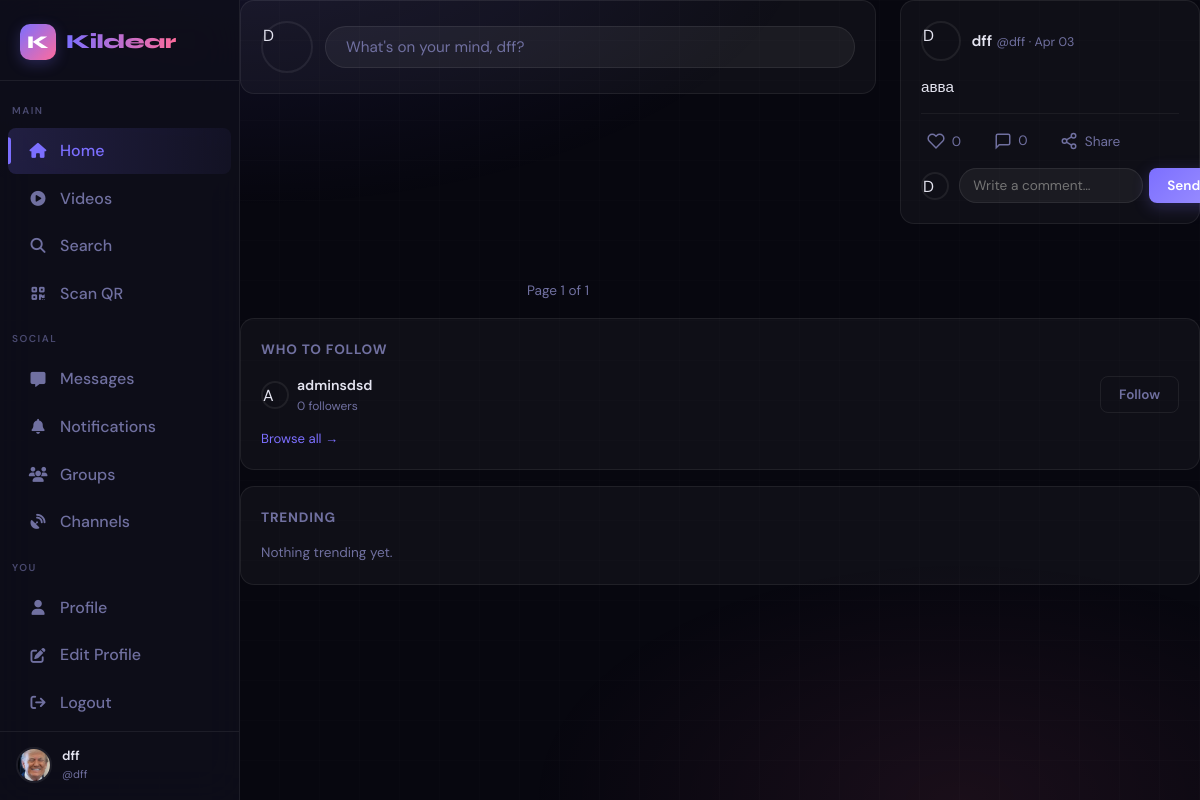
The app's page / (signed in) with its own data.
### app.py (models this page shows, shortened)
class User(UserMixin, db.Model):
    id = db.Column(db.Integer, primary_key=True)
    username = db.Column(db.String(40), unique=True, nullable=False)
    email = db.Column(db.String(120), unique=True, nullable=False)
    password_hash = db.Column(db.String(256), nullable=False)
    display_name = db.Column(db.String(60), default="")
    bio = db.Column(db.String(500), default="")
    preset_avatar = db.Column(db.Integer, default=1)
    preset_cover = db.Column(db.Integer, nullable=True)
    website = db.Column(db.String(200), default="")
    location = db.Column(db.String(100), default="")
    accent_color = db.Column(db.String(7), default="#6c63ff")
    is_private = db.Column(db.Boolean, default=False)
    is_verified = db.Column(db.Boolean, default=False)
    is_banned = db.Column(db.Boolean, default=False)
    is_admin = db.Column(db.Boolean, default=False)
    is_online = db.Column(db.Boolean, default=False)
    last_seen = db.Column(db.DateTime, default=datetime.utcnow)
    created_at = db.Column(db.DateTime, default=datetime.utcnow)
    two_factor_enabled = db.Column(db.Boolean, default=False)
    two_factor_secret = db.Column(db.String(32), nullable=True)
    following = db.relationship(
        "User", secondary=follows,
        primaryjoin=follows.c.follower_id == id,
        secondaryjoin=follows.c.followed_id == id,
        backref=db.backref("followers", lazy="dynamic"),
        lazy="dynamic"
    )
    blocked_users = db.relationship(
        "User", secondary=blocks,
        primaryjoin=blocks.c.blocker_id == id,
        secondaryjoin=blocks.c.blocked_id == id,
        backref=db.backref("blocked_by", lazy="dynamic"),
        lazy="dynamic"
    )
    posts = db.relationship("Post", backref="author", lazy="dynamic", foreign_keys="Post.user_id")
    sent_msgs = db.relationship("Message", backref="sender", lazy="dynamic", foreign_keys="Message.sender_id")
    recv_msgs = db.relationship("Message", backref="receiver", lazy="dynamic", foreign_keys="Message.receiver_id")
    notifications = db.relationship("Notification", backref="recipient", lazy="dynamic",
                                    foreign_keys="Notification.user_id")
    comments = db.relationship("Comment", backref="author", lazy="dynamic")
    owned_groups = db.relationship("Group", backref="owner", lazy="dynamic")
    owned_channels = db.relationship("Channel", backref="owner", lazy="dynamic")
    login_history = db.relationship("LoginHistory", backref="user", lazy="dynamic")
    @property
    def avatar_url(self):
        if self.preset_avatar and self.preset_avatar in PRESET_AVATARS:
            return PRESET_AVATARS[self.preset_avatar]
        return PRESET_AVATARS[1]

class Post(db.Model):
    id = db.Column(db.Integer, primary_key=True)
    user_id = db.Column(db.Integer, db.ForeignKey("user.id"), nullable=False)
    content = db.Column(db.Text, default="")
    media_url = db.Column(db.String(300), default="")
    media_type = db.Column(db.String(20), default="text")
    thumbnail = db.Column(db.String(300), default="")
    created_at = db.Column(db.DateTime, default=datetime.utcnow)
    views = db.Column(db.Integer, default=0)
    liked_by = db.relationship("User", secondary=post_likes, backref="liked_posts", lazy="dynamic")
    comments = db.relationship("Comment", backref="post", lazy="dynamic", cascade="all,delete")
    @property
    def like_count(self):
        return self.liked_by.count()

### app.py (the view)
@app.route("/")
@login_required
def index():
    page = request.args.get("page", 1, type=int)
    followed_ids = [u.id for u in current_user.following.all()] + [current_user.id]
    blocked_ids = [b.id for b in current_user.blocked_users]
    posts = (Post.query
             .filter(Post.user_id.in_(followed_ids))
             .filter(Post.user_id.notin_(blocked_ids))
             .order_by(Post.created_at.desc())
             .paginate(page=page, per_page=15, error_out=False))
    suggestions = (User.query
                   .filter(User.id.notin_(followed_ids + blocked_ids))
                   .filter(User.id != current_user.id)
                   .order_by(func.random()).limit(5).all())
    return render_template("index.html", posts=posts, suggestions=suggestions)

### app.py (called while the page is built)
def get_client_ip():
    if request.headers.get('X-Forwarded-For'):
        return request.headers.get('X-Forwarded-For').split(',')[0].strip()
    return request.remote_addr or '0.0.0.0'

@app.before_request
def ddos_shield():
    ip = get_client_ip()
    if ip in _blocked_ips:
        abort(429)
    now = time.time()
    window = [t for t in _req_log[ip] if now - t < 10]
    window.append(now)
    _req_log[ip] = window
    if len(window) > 200:
        _blocked_ips.add(ip)
        app.logger.warning(f"[DDoS] Blocked IP: {ip}")
        abort(429)
    if request.content_length and request.content_length > app.config["MAX_CONTENT_LENGTH"]:
        abort(413)

@login_mgr.user_loader
def load_user(user_id):
    return db.session.get(User, int(user_id))

### templates/index.html (shortened to what this page needs)
{% extends "base.html" %}
{% block content %}
<div class="feed-layout">
  <div class="card create-post-card" id="createPostCard">
    <div class="create-post-header">
      <a href="{{ url_for('profile', username=current_user.username) }}">
        {% if current_user.avatar %}
          <img src="{{ url_for('static', filename='uploads/avatars/' + current_user.avatar) }}"
               class="avatar avatar-md" alt="You">
        {% else %}
          <div class="avatar avatar-md avatar-placeholder">{{ current_user.username[0].upper() }}</div>
        {% endif %}
      </a>
      <button class="create-post-trigger" id="createPostTrigger">
        What's on your mind, {{ current_user.username }}?
      </button>
    </div>
  </div>
  {% if posts.items %}
    {% for post in posts.items %}
    <article class="card post-card" id="post-{{ post.id }}">
      <div class="post-header">
        <a href="{{ url_for('profile', username=post.author.username) }}" class="post-author-link">
          {% if post.author.avatar %}
            <img src="{{ url_for('static', filename='uploads/avatars/' + post.author.avatar) }}"
                 class="avatar avatar-sm" alt="{{ post.author.username }}">
          {% else %}
            <div class="avatar avatar-sm avatar-placeholder">{{ post.author.username[0].upper() }}</div>
          {% endif %}
          <div class="post-author-info">
            <span class="post-author-name">{{ post.author.display_name or post.author.username }}</span>
            <span class="post-author-sub">@{{ post.author.username }} · <time class="rel-time" data-ts="{{ post.created_at.isoformat() }}">{{ post.created_at.strftime('%b %d') }}</time></span>
          </div>
        </a>
      </div>
      {% if post.content %}
      <div class="post-body">
        <p class="post-text {% if post.content|length > 280 %}collapsed{% endif %}" id="text-{{ post.id }}">{{ post.content }}</p>
      </div>
      {% endif %}
      <div class="post-footer">
        <button class="post-action {% if current_user in post.likes %}liked{% endif %}"
                onclick="likePost({{ post.id }}, this)">
          <svg width="18" height="18" viewBox="0 0 24 24" fill="{% if current_user in post.likes %}currentColor{% else %}none{% endif %}" stroke="currentColor" stroke-width="2">
            <path d="M20.84 4.61a5.5 5.5 0 0 0-7.78 0L12 5.67l-1.06-1.06a5.5 5.5 0 0 0-7.78 7.78l1.06 1.06L12 21.23l7.78-7.78 1.06-1.06a5.5 5.5 0 0 0 0-7.78z"/>
          </svg>
         <span class="like-count">{{ post.like_count }}</span>
        </button>
        <a href="{{ url_for('view_post', post_id=post.id) }}" class="post-action">
          <svg width="18" height="18" viewBox="0 0 24 24" fill="none" stroke="currentColor" stroke-width="2">
            <path d="M21 15a2 2 0 0 1-2 2H7l-4 4V5a2 2 0 0 1 2-2h14a2 2 0 0 1 2 2z"/>
          </svg>
          <span>{{ post.comments.count() }}</span>
        </a>
        <button class="post-action" onclick="sharePost({{ post.id }}, '{{ post.content[:60] if post.content else 'Check this out' }}')">
          <svg width="18" height="18" viewBox="0 0 24 24" fill="none" stroke="currentColor" stroke-width="2">
            <circle cx="18" cy="5" r="3"/><circle cx="6" cy="12" r="3"/><circle cx="18" cy="19" r="3"/>
            <line x1="8.59" y1="13.51" x2="15.42" y2="17.49"/><line x1="15.41" y1="6.51" x2="8.59" y2="10.49"/>
          </svg>
          Share
        </button>
      </div>
      <div class="inline-comment">
        <div class="avatar avatar-xs avatar-placeholder">{{ current_user.username[0].upper() }}</div>
        <form class="inline-comment-form" onsubmit="submitInlineComment(event, {{ post.id }})">
          <input type="text" name="content" class="inline-comment-input" placeholder="Write a comment…" maxlength="1000">
          <button type="submit" class="btn btn-primary btn-xs">Send</button>
        </form>
      </div>
    </article>
    {% endfor %}
    <div class="pagination-row">
      <span class="page-info">Page {{ posts.page }} of {{ posts.pages }}</span>
    </div>
  {% endif %}
</div>
<aside class="right-sidebar">
  <div class="card sidebar-card">
    <h4 class="sidebar-title">Who to follow</h4>
    {% if suggestions %}
      {% for user in suggestions %}
      <div class="suggestion-row">
        <a href="{{ url_for('profile', username=user.username) }}" class="suggestion-user">
          {% if user.avatar %}
            <img src="{{ url_for('static', filename='uploads/avatars/' + user.avatar) }}"
                 class="avatar avatar-xs" alt="{{ user.username }}">
          {% else %}
            <div class="avatar avatar-xs avatar-placeholder">{{ user.username[0].upper() }}</div>
          {% endif %}
          <div>
            <div class="suggestion-name">{{ user.display_name or user.username }}</div>
            <div class="suggestion-sub">{{ user.followers.count() }} followers</div>
          </div>
        </a>
        <button class="btn btn-outline btn-xs" onclick="followUser({{ user.id }}, this)">Follow</button>
      </div>
      {% endfor %}
    {% else %}
      <p class="sidebar-empty">No suggestions right now.</p>
    {% endif %}
    <a href="{{ url_for('search') }}" class="sidebar-more">Browse all →</a>
  </div>
  <div class="card sidebar-card">
    <h4 class="sidebar-title">Trending</h4>
    {% if trending %}
      {% for tag in trending %}
      <a href="{{ url_for('search', q=tag) }}" class="trending-tag">#{{ tag }}</a>
      {% endfor %}
    {% else %}
      <p class="sidebar-empty">Nothing trending yet.</p>
    {% endif %}
  </div>
</aside>
{% endblock %}

### templates/base.html (shortened to what this page needs)
<!DOCTYPE html>
<html lang="en" data-theme="dark">
<head>
  <link rel="stylesheet" href="https://cdnjs.cloudflare.com/ajax/libs/font-awesome/6.5.0/css/all.min.css"/>
</head>
<body>
<nav class="sidebar" id="sidebar">
  <a href="{{ url_for('index') }}" class="sidebar-logo">
    <div class="logo-mark">K</div>
    <span class="logo-text">Kildear</span>
  </a>
  <span class="nav-section">Main</span>
  <a href="{{ url_for('index') }}"
     class="nav-item {% if request.endpoint == 'index' %}active{% endif %}">
    <i class="fa-solid fa-house"></i> Home
  </a>
  <a href="{{ url_for('video_feed') }}"
     class="nav-item {% if request.endpoint == 'video_feed' %}active{% endif %}">
    <i class="fa-solid fa-play-circle"></i> Videos
  </a>
  <a href="{{ url_for('search') }}"
     class="nav-item {% if request.endpoint == 'search' %}active{% endif %}">
    <i class="fa-solid fa-magnifying-glass"></i> Search
  </a>
  <a href="{{ url_for('scan_qr_page') }}"
     class="nav-item {% if request.endpoint == 'scan_qr_page' %}active{% endif %}">
    <i class="fa-solid fa-qrcode"></i> Scan QR
  </a>
  <span class="nav-section">Social</span>
  <a href="{{ url_for('chat_list') }}"
     class="nav-item {% if 'chat' in request.endpoint %}active{% endif %}">
    <i class="fa-solid fa-message"></i> Messages
  </a>
  <a href="{{ url_for('notifications') }}"
     class="nav-item {% if request.endpoint == 'notifications' %}active{% endif %}">
    <i class="fa-solid fa-bell"></i> Notifications
  </a>
  <a href="{{ url_for('groups') }}"
     class="nav-item {% if 'group' in request.endpoint %}active{% endif %}">
    <i class="fa-solid fa-users"></i> Groups
  </a>
  <a href="{{ url_for('channels') }}"
     class="nav-item {% if 'channel' in request.endpoint %}active{% endif %}">
    <i class="fa-solid fa-satellite-dish"></i> Channels
  </a>
  {% if current_user.is_authenticated %}
  <span class="nav-section">You</span>
  <a href="{{ url_for('profile', username=current_user.username) }}"
     class="nav-item {% if request.endpoint == 'profile' and request.view_args.get('username') == current_user.username %}active{% endif %}">
    <i class="fa-solid fa-user"></i> Profile
  </a>
  <a href="{{ url_for('edit_profile') }}"
     class="nav-item {% if request.endpoint == 'edit_profile' %}active{% endif %}">
    <i class="fa-solid fa-pen-to-square"></i> Edit Profile
  </a>
  <a href="{{ url_for('logout') }}" class="nav-item">
    <i class="fa-solid fa-arrow-right-from-bracket"></i> Logout
  </a>
  <div class="sidebar-user">
    <img src="{{ current_user.avatar_url }}" alt="" class="avatar"/>
    <div class="sidebar-user-info">
      <div class="name truncate">{{ current_user.display_name or current_user.username }}</div>
      <div class="handle">@{{ current_user.username }}</div>
    </div>
  </div>
  {% endif %}
</nav>
<div class="app-shell">
  <div class="main-content">
    {% block content %}{% endblock %}
  </div>
</div>
</body>
</html>

### templates/index.html (style rules this page uses)
.feed-layout { display:grid;grid-template-columns:1fr 300px;gap:1.5rem;align-items:start }
.create-post-card { padding:1.25rem }
.create-post-header { display:flex;align-items:center;gap:.75rem }
.create-post-trigger { flex:1;background:rgba(255,255,255,.05);border:1px solid rgba(255,255,255,.08);border-radius:2rem;padding:.65rem 1.25rem;color:var(--text-muted);font-size:.95rem;text-align:left;cursor:pointer;transition:.2s }
.post-card { padding:1.25rem;margin-bottom:1rem }
.post-header { display:flex;align-items:flex-start;justify-content:space-between;margin-bottom:.85rem }
.post-author-link { display:flex;align-items:center;gap:.65rem;text-decoration:none }
.post-author-name { font-weight:600;font-size:.95rem;color:var(--text) }
.post-author-sub { font-size:.78rem;color:var(--text-muted) }
.post-text { color:var(--text);line-height:1.65;font-size:.95rem;white-space:pre-wrap;word-break:break-word }
.post-footer { display:flex;gap:1.25rem;margin-top:.85rem;padding-top:.75rem;border-top:1px solid rgba(255,255,255,.05) }
.post-action { display:flex;align-items:center;gap:.4rem;background:none;border:none;color:var(--text-muted);font-size:.85rem;cursor:pointer;padding:.25rem .4rem;border-radius:.4rem;transition:.15s;text-decoration:none }
.inline-comment { display:flex;align-items:center;gap:.6rem;margin-top:.75rem }
.inline-comment-form { flex:1;display:flex;gap:.4rem }
.inline-comment-input { flex:1;background:rgba(255,255,255,.05);border:1px solid rgba(255,255,255,.08);border-radius:1.5rem;padding:.4rem .85rem;color:var(--text);font-size:.85rem }
.pagination-row { display:flex;align-items:center;justify-content:center;gap:1rem;padding:1rem 0 }
.page-info { color:var(--text-muted);font-size:.85rem }
.right-sidebar { display:flex;flex-direction:column;gap:1rem;position:sticky;top:5rem }
.sidebar-card { padding:1.25rem }
.sidebar-title { font-size:.85rem;font-weight:700;text-transform:uppercase;letter-spacing:.06em;color:var(--text-muted);margin-bottom:.85rem }
.suggestion-row { display:flex;align-items:center;justify-content:space-between;margin-bottom:.75rem }
.suggestion-user { display:flex;align-items:center;gap:.5rem;text-decoration:none }
.suggestion-name { font-size:.88rem;font-weight:600;color:var(--text) }
.suggestion-sub { font-size:.75rem;color:var(--text-muted) }
.sidebar-more { font-size:.82rem;color:var(--primary);text-decoration:none;display:block;margin-top:.5rem }
.sidebar-empty { font-size:.85rem;color:var(--text-muted) }

### records on screen
User: display_name "dff", username "dff", username "D"
Post: author "D", author "dff", author.username "dff", created_at "Apr 03", content "авва", like_count "0", comments.count "0"
User: username "A", display_name "adminsdsd", followers.count "0"

### other values on screen
{{ posts.page }} "1"
{{ posts.pages }} "1"
